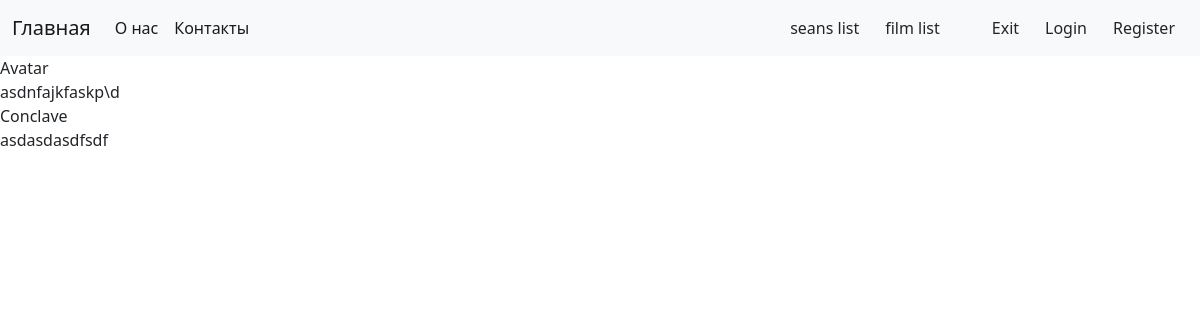
Page /film/list/ on the committed database.
### zal/models.py (models this page shows, shortened)
class Film(models.Model):
    name = models.CharField(max_length=128)
    description = models.CharField(max_length=255,
                                   verbose_name='Описание'
                                   )

### zal/views.py (the view)
# urls.py: path('film/list/', FilmList.as_view(), name='film-list'),
class FilmList(ListView):
    model = Film
    template_name = 'film-list.html'
    context_object_name = 'films'

### zal/templates/film-list.html
{% extends 'static/base.html' %}
{% block content %}
    {% for object in films %}
     <div>
    {{ object.name }}
    </div>
    <div>
    {{ object.description }}
    </div>
    {% endfor %}
{% endblock %}

### rows in the picture
Film: name "Avatar", description "asdnfajkfaskp\\d"
Film: name "Conclave", description "asdasdasdfsdf"
